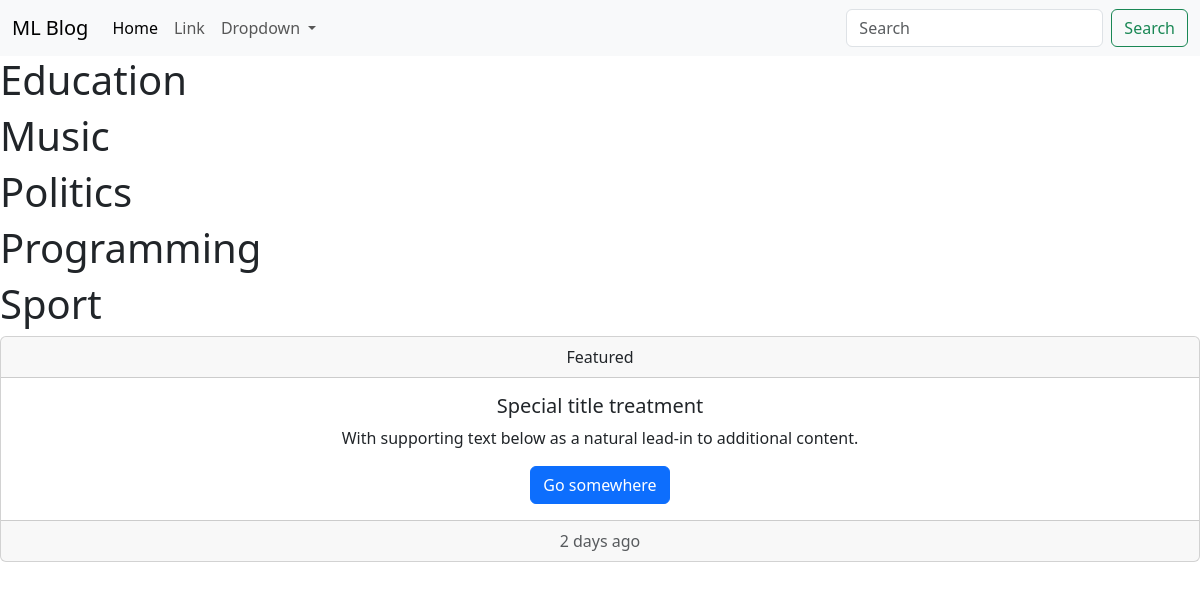
Screenshot of /all_cats/ with the database file from the repository.
### blog/models.py (models this page shows, shortened)
class Category(models.Model):
    name = models.CharField(max_length=100)
    slug = models.SlugField(max_length=200, blank=True)
    class Meta:
        verbose_name_plural = 'Categories'
        ordering = ['name']

### blog/views.py (the view)
# urls.py: path('all_cats/', all_categories, name = 'categories')
def all_categories(request):
    categories = Category.objects.all()
    context = {
        'categories': categories
    }
    return render(request, 'blog/categories.html', context)

### templates/blog/categories.html
{% extends 'base.html' %}
{% block content %}
{% for cat in categories %}
    <h1>{{cat.name}}</h1>
{% endfor %}
{% endblock content %}

### rows the page displays
Category: name "Education"
Category: name "Music"
Category: name "Politics"
Category: name "Programming"
Category: name "Sport"
